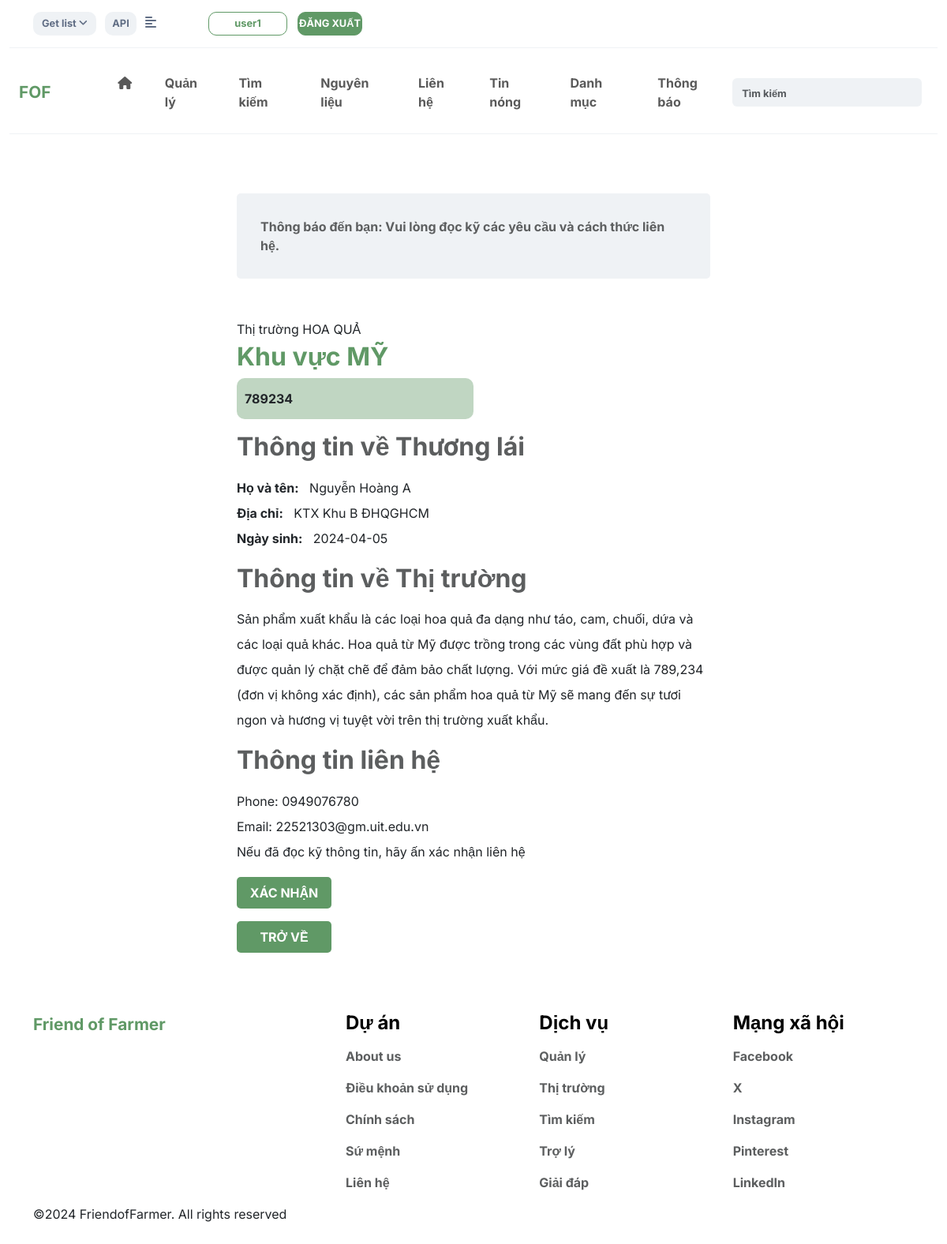
Page /maker/detail/2 on the committed database.
### Manage/models.py (models this page shows, shortened)
class market(models.Model):
    marketName = models.CharField(max_length=200, null=False)
    marketPlant = models.CharField(max_length=200, null=False)
    marketUser = models.ForeignKey(User, on_delete=models.CASCADE)
    marketFee = models.CharField(max_length=200, null=False)
    marketDetail = models.CharField(max_length=1000, null=False)

class Customer(models.Model):
    user = models.OneToOneField(User, on_delete=models.SET_NULL, null=True, blank=False)
    name = models.CharField(max_length=200, null=True)
    email = models.CharField(max_length=200, null=True)
    birthday= models.CharField(max_length=50, null=True)
    type_user = models.CharField(max_length=50, null=True)
    phonenum = models.CharField(max_length=50, null=True)
    address = models.CharField(max_length=250, null=True)

### Manage/views.py (the view)
# urls.py: path('maker/detail/<int:market_id>', views.market_detail, name="makerDetail"),
def market_detail(request, market_id):
    if request.method == "POST":
        try:
            market_obj = market.objects.get(id=market_id)
            user = market_obj.marketUser
            userjoin = request.user
            customer = Customer.objects.get(user=user)
            trader = Customer.objects.get(user=user)
            customer_join = Customer.objects.get(user=userjoin)
            if(trader == customer_join):
                message = 'Bạn không thể tham gia thị trường của chính bạn!'
                return render(request, 'Manage/makerDetail.html', {'message': message, 'market_obj': market_obj, 'user':user, 'customer':customer})
            else:
                url = reverse('makerDetail', args=[market_id])
                time = timezone.now()
                existing_notify = notify_market.objects.filter(maker=market_obj, makerAuth=trader, customer=customer_join).exists()
                if  not existing_notify:
                    notify = notify_market.objects.create(maker=market_obj, makerAuth=trader, customer=customer_join, link=url, timejoin = time)
                    notify.save()
                    return redirect('maker')
                message = 'Bạn đã tham gia thị trường này rồi!'
                return render(request, 'Manage/makerDetail.html', {'message': message, 'market_obj': market_obj, 'user':user, 'customer':customer})
        except:
            return redirect('maker')
    else:
        try:
            market_obj = market.objects.get(id=market_id)
            user = market_obj.marketUser
            customer = Customer.objects.get(user=user)
            context = {
                'market': market_obj,
                'user': user,
                'customer': customer
            }
            return render(request, 'Manage/makerDetail.html', context)
        except market.DoesNotExist:
            return JsonResponse({"error": "Thị trường không tồn tại."}, status=404)

### templates/Manage/makerDetail.html (shortened to what this page needs)
{% extends "Manage/base.html"%}
{% load static %}
{% block head %}
<link rel="stylesheet" href="{%static 'Manage/CSS/makerDetail.css'%}"/>
{% endblock head %}
{% block content %}
	<section class="detail section">
		<div class="detail__notify">
			<p>Thông báo đến bạn: Vui lòng đọc kỹ các yêu cầu và cách thức liên hệ.</p>
		</div>
			<div class="detail__new">
			<form method="POST" id="form_sm">
				<p>Thị trường {{market.marketPlant}}</p>
				<h2>Khu vực {{market.marketName}}</h2>
				<p class = "success"> {{market.marketFee}} </p>
				<h3>Thông tin về Thương lái</h3>
				<p><span style="font-weight: bold;">Họ và tên:</span> &nbsp {{customer.name}}</p>
				<p><span style="font-weight: bold;">Địa chỉ:</span> &nbsp {{customer.address}}</p>
				<p><span style="font-weight: bold;">Ngày sinh:</span> &nbsp {{customer.birthday}}</p>
				<h3>Thông tin về Thị trường</h3>
				<p>{{market.marketDetail}}</p>
				<h3>Thông tin liên hệ</h3>
				<p>Phone: {{customer.phonenum}}</p>
				<p>Email: {{customer.email}}</p>
				<p>Nếu đã đọc kỹ thông tin, hãy ấn xác nhận liên hệ</p>
				<div class="detail__confirm my-3">
					<button class="my-btn">XÁC NHẬN</button>
				</div>
			</form>
			</div>
			<div class="detail__confirm my-3">
				<button class="my-btn block"><a href="{% url 'maker' %}">TRỞ VỀ</a></button>
			</div>
	</section>
{% endblock content %}

### templates/Manage/base.html (shortened to what this page needs)
{% load static %}
<!DOCTYPE html>
<html>
  <head>
    <link
      rel="stylesheet"
      href="https://cdnjs.cloudflare.com/ajax/libs/font-awesome/6.4.2/css/all.min.css"
    />
	<link rel="stylesheet" href="https://embed.pickaxeproject.com/axe/scripts/fab/styles.css">
	<div id="rendering-information" data-height="500px" data-width="300px" data-formid="FOFGPT_WQ7BX" data-frame-source="https://embed.pickaxeproject.com/axe?id=FOFGPT_WQ7BX&mode=embed_gold&host=beta&theme=light&opacity=100&font_header=Real+Head+Pro&size_header=12&font_body=Real+Head+Pro&size_body=12&font_labels=Real+Head+Pro&size_labels=12&font_button=Real+Head+Pro&size_button=12&c_fb=FFFFFF&c_ff=FFFFFF&c_fbd=888888&c_bb=228DD7&c_bt=FFFFFF&c_t=000000&s_ffo=100&s_bbo=100&s_f=minimalist&s_b=filled&s_t=2&s_to=1&s_r=2" data-title="FOFGPT">
    <link
      href="https://cdn.jsdelivr.net/npm/bootstrap@5.3.3/dist/css/bootstrap.min.css"
      rel="stylesheet"
    />
	<link rel="stylesheet" href="https://rsapi.goong.io/{endpoint}?api_key=irESJaYhu9GSYh2g8waOxsDolPKwMzkFcGKNGxNy">
	<link rel="stylesheet" href="https://unpkg.com/intro.js/introjs.css"/>
	<link href="https://unpkg.com/themes/introjs-nazanin.css" rel="stylesheet">
    <link rel="stylesheet" href="{%static 'Manage/CSS/base.css'%}" />
    {% block head %}{% endblock head %}
  </head>
  <body>
<header class="container-fluid">
		<div class="header">
			<div class="header__button">
				<button>Get list <i class="fa fa-angle-down"></i></button>
				<button style="width: 40px;">API</button>
				<i class="fa fa-align-left fs-6"></i>
			</div>
			<div class="header__login">
				{% if user.is_authenticated %}
				<div style="display: flex;">
					<form action="userin4" style="margin-left:8%" >
						<button class="my-btn-header login" id="login" style="display: inline;" onmouseover="showFullUsername()" onmouseout="showShortenedUsername()">
							{{ user.username | slice:":12" }}
						</button>
					</form>
						<button type="submit" class="my-btn-header login" style="" onclick="location.href='{%url 'Logout_page'%}'">ĐĂNG XUẤT</button>
				</div>
				{% else %}
				<div style="display: flex;">
					<button type="submit" class="my-btn-header login" onclick="location.href='{%url 'logins'%}'" style="margin-left:8%">ĐĂNG NHẬP</button>
					<button type="submit" class="my-btn-header login" onclick="location.href='{%url 'signup'%}'" style="margin-left:5%">ĐĂNG KÝ</button>
				</div>
				{% endif %}
			</div>
		</div>
		<nav class="navbar navbar-expand-lg header__menu">
			<div class="container-fluid">
				<a class="navbar-brand header__logo" href="{%url 'index'%}">FOF</a>
				<div class="collapse navbar-collapse" id="navbarSupportedContent">
					<ul class="navbar-nav me-auto mb-2 mb-lg-0 header__fun">
						<li class="nav-item">
							<a class="nav-link " aria-current="page" href="{%url 'index'%}"> <i class="fa fa-home"></i> </a>
						</li>
						<li class="nav-item" id="manageItem">
							<a class="nav-link" href="{%url 'manage'%}">Quản lý</a>
						</li>
						<li class="nav-item" id="tradeItem">
							<a class="nav-link" href="{% url 'maker'%}">Tìm kiếm</a>
						</li>
						<li class="nav-item" id="materialItem">
							<a class="nav-link" href="{%url 'search'%}">Nguyên liệu</a>
						</li>
						<li class="nav-item" id="contactItem">
							<a class="nav-link" href="{% url 'contact'%}">Liên hệ</a>
						</li>
						<li class="nav-item" id="hotNewsItem">
							<a class="nav-link" href="#">Tin nóng</a>
						</li>
						<li class="nav-item" id="listItem">
							<a class="nav-link" href="#">Danh mục</a>
						</li>
						<li class="nav-item" id="notifyItem">
							{% if user.is_authenticated %}
							<div class="nav-link">
							<span onclick="location.href='{%url 'notify'%}'">{{ request.user.customer.count_unread_notifications }} Thông báo</span>
							</div>
							{%endif%}
						</li>
					</ul>
					<form id="search-form" action="https://www.google.com/search" method="get" class="d-flex" role="search">
						<input class="form-control me-2" type="text" id="search-input" name="q" placeholder="Tìm kiếm">
					</form>
				</div>
			</div>
		</nav>
</header>
    {% block content %}{% endblock content %}
    <footer>
		<div class="container-fluid section">
			<div class="container">
				<div class="row foot__row">
					<div class="col-4 f_col4" >
						<p>Friend of Farmer</p>
					</div>
					<div class="col-8 f_col8 d-flex justify-content-center">
						<div class="footer__item" style="width:30%">
							<h3>Dự án</h3>
							<ul>
								<li><a class="nav-link" href="{%url 'aboutus'%}">About us</a></li>
								<li><a class="nav-link" href="{%url 'dksd'%}">Điều khoản sử dụng</a></li>
								<li><a class="nav-link" href="{%url 'csrt'%}">Chính sách</a></li>
								<li><a class="nav-link" href="{%url 'aboutus'%}">Sứ mệnh</a></li>
								<li><a class="nav-link" href="{%url 'contact'%}">Liên hệ</a></li>
							</ul>
						</div>
						<div class="footer__item" style="width:30%">
							<h3>Dịch vụ</h3>
							<ul>
								<li><a class="nav-link" href="{%url 'manage'%}">Quản lý</a></li>
								<li><a class="nav-link" href="{%url 'maker'%}">Thị trường</a></li>
								<li><a class="nav-link" href="{%url 'search'%}">Tìm kiếm</a></li>
								<li><a class="nav-link" href="{%url 'index'%}">Trợ lý</a></li>
								<li><a class="nav-link" href="{%url 'contact'%}">Giải đáp</a></li>
							</ul>
						</div>
						<div class="footer__item" style="width:30%">
							<h3>Mạng xã hội</h3>
							<ul>
								<li><a class="nav-link" href="https://www.facebook.com/">Facebook</a></li>
								<li><a class="nav-link" href="https://twitter.com/?lang=vi">X</a></li>
								<li><a class="nav-link" href="https://www.instagram.com/">Instagram</a></li>
								<li><a class="nav-link" href="https://www.pinterest.com/">Pinterest</a></li>
								<li><a class="nav-link" href="https://www.linkedin.com/">LinkedIn</a></li>
							</ul>
						</div>
					</div>
				</div>
				<div class="foot__copy">
					<p>&copy;2024 FriendofFarmer. All rights reserved</p>
				</div>
			</div>
		</div>
	</footer>
  </body>
</html>

### static/Manage/CSS/base.css (style rules this page uses)
* { margin: 0; padding: 0; box-sizing: border-box; }
html, body { font-family: "Inter", sans-serif; font-size: 16px; background-color: white; }
p { margin: 0; }
.section { margin-top: 75px; margin-bottom: 75px; }
.my-btn { width: 120px; height: 40px; text-transform: uppercase; font-weight: 700; border-radius: 5px; background-color: #609966; color: white; border: none; transition: all .5s; }
.header { font-size: 0.8rem; padding: 15px 30px; border-bottom: 1px solid #EFF2F5; font-weight: bold; color: #616E85; text-align: center; display: flex ; align-items: center; margin-bottom: 1rem; }
.header__button button { width: 80px; height: 30px; border-radius: 10px; margin-right: 0.5rem; background-color: #EFF2F5; font-weight: bold; color: #616E85; border: none; }
.my-btn-header { width: 100px; height: 30px; border-radius: 10px; margin-right: 0.8rem; font-weight: bold; color: #616E85; border: 1px solid #609966; background-color: #609966; color: white; transition: all .5s; }
.header__login { margin-left: 3rem; }
.header__login #login { background-color: transparent; color: #609966; border: 1px solid #609966; transition: all .5s; }
.header__menu { border-bottom: 1px solid #EFF2F5; padding-bottom: 20px; }
.header__menu .header__logo { color: #609966; font-weight: bold; font-size: 1.3rem; }
.header__menu .header__fun { margin-left: 3rem; color: black; font-size: 1rem; font-weight: 700; }
.header__menu .header__fun li { margin: 0 0.8rem; }
.header__menu .header__fun a { transition: all .5s; }
.header__menu form input { background-color: #EFF2F5; border: none; }
.header__menu form input::placeholder { font-weight: 700; font-size: 0.8rem; }
.foot__row .f_col4 p { color: #609966; font-weight: bold; font-size: 1.3rem; }
.foot__row .footer__item h3 { color: black; font-size: 1.5rem; font-weight: 700; margin-bottom: 1rem; }
.foot__row .footer__item ul { padding: 0; }
.foot__row .footer__item { margin: 0 1rem; }
.foot__row .footer__item li { list-style: none; margin: 5px 0; }
.foot__row .footer__item a { color: #5c5e5f; font-size: 1rem; font-weight: 700; margin-bottom: 1rem; text-decoration: none; }

### static/Manage/CSS/makerDetail.css (style rules this page uses)
.detail { width: 50%; margin-left: auto; margin-right: auto; }
.detail .detail__notify { background-color: #EFF2F5; color: #5c5e5f; margin: 3rem 0; padding: 30px; border-radius: 5px; font-size: 1rem; font-weight: bold; }
.detail .detail__new h2 { font-size: 2rem; color: #609966; font-weight: bold; }
.detail .detail__new h3 { font-size: 2rem; color: #5c5e5f; font-weight: bold; margin: 1rem 0; }
.detail .detail__new p { line-height: 2rem; }
.detail__confirm a { text-decoration: none; color: white; }
.success { background-color: #60996665; padding: 10px; border-radius: 10px; font-weight: bold; width: 50%; }

### rows in the picture
market: marketPlant "HOA QUẢ", marketName "MỸ", marketFee "789234", marketDetail "Sản phẩm xuất khẩu là các loại hoa quả đa dạng như táo, cam, chuối, dứa và các loại quả khác. Hoa quả từ Mỹ được trồng trong các vùng đất phù hợp và được quản lý chặt chẽ để đảm bảo chất lượng. Với mức giá đề xuất là 789,234 (đơn vị không xác định), các sản phẩm hoa quả từ Mỹ sẽ mang đến sự tươi ngon và hương vị tuyệt vời trên thị trường xuất khẩu."
Customer: name "Nguyễn Hoàng A", address "KTX Khu B ĐHQGHCM", birthday "2024-04-05", phonenum "0949076780", email "22521303@gm.uit.edu.vn"

### other values in the picture
{{ user.username | slice:":12" }} "user1"
